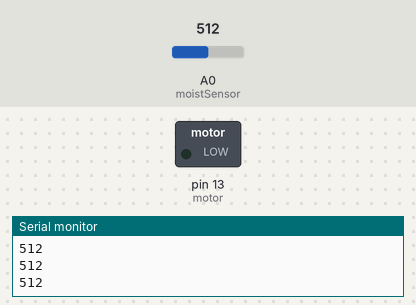
Simulated run of this sketch. Board: Arduino Uno, built with avr-gcc and run on an emulated ATmega328P. Parts: switched loads named in the sketch (green lamp = pin HIGH), the last lines printed to the serial monitor. Inputs (shaded band) come from the test bench; at power-on: A0 (moistSensor) = 512.

Above: at 1.2 s.
1.3 s: A0 (moistSensor) set to 789
2.8 s: A0 (moistSensor) set to 810
At 3.5 s:
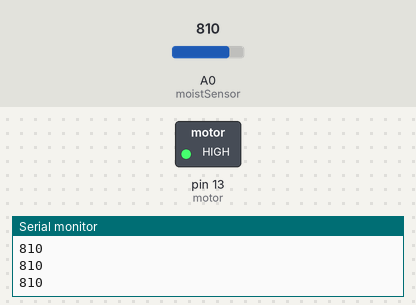
4.3 s: A0 (moistSensor) set to 790
At 4.8 s:
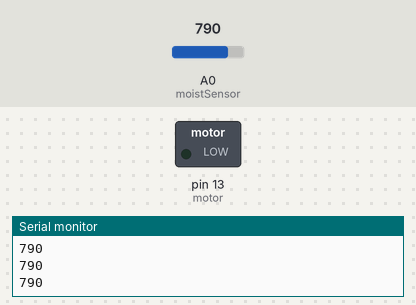
5.8 s: A0 (moistSensor) set to 900
At 6.1 s:
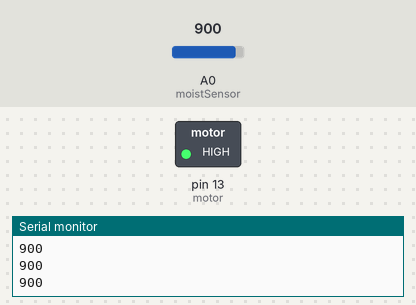
Timing chart, 0 to 8.3 s (numbered marks = the images above; inputs shaded):
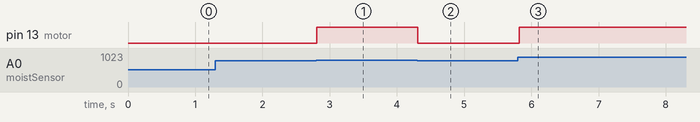

The sketch:

manu.ino
```cpp
int moistSensor = A0;
int motor = 13;
int readValue;
void setup(){
  pinMode(motor,OUTPUT);
  Serial.begin(9600);
}
void loop(){
  readValue = analogRead(moistSensor);
  Serial.println(readValue);
  if(readValue>800){
    digitalWrite(motor,HIGH);
  }
  else{
    digitalWrite(motor,LOW);
  }
  delay(100);
}
```

Measured:
- the behaviour switches between 800 and 801 on A0 (moistSensor) (found by bisection; images 0 and 1)
- after the input at 2.8 s, pin 13 (motor): LOW → HIGH at once
- after the input at 4.3 s, pin 13 (motor): HIGH → LOW at once
- after the input at 5.8 s, pin 13 (motor): LOW → HIGH at once
